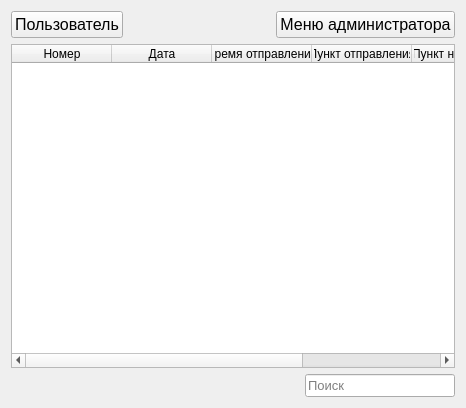
<?xml version="1.0" encoding="UTF-8"?>
<ui version="4.0">
 <class>Window_WorkWidget</class>
 <widget class="QWidget" name="Window_WorkWidget">
  <property name="geometry">
   <rect>
    <x>0</x>
    <y>0</y>
    <width>466</width>
    <height>408</height>
   </rect>
  </property>
  <property name="windowTitle">
   <string>Form</string>
  </property>
  <layout class="QVBoxLayout" name="verticalLayout">
   <item>
    <layout class="QHBoxLayout" name="horizontalLayout">
     <item>
      <widget class="QPushButton" name="infoUser">
       <property name="font">
        <font>
         <pointsize>12</pointsize>
        </font>
       </property>
       <property name="text">
        <string>Пользователь</string>
       </property>
      </widget>
     </item>
     <item>
      <spacer name="horizontalSpacer">
       <property name="orientation">
        <enum>Qt::Horizontal</enum>
       </property>
       <property name="sizeHint" stdset="0">
        <size>
         <width>40</width>
         <height>20</height>
        </size>
       </property>
      </spacer>
     </item>
     <item>
      <widget class="QPushButton" name="menuAdmin">
       <property name="font">
        <font>
         <pointsize>12</pointsize>
        </font>
       </property>
       <property name="text">
        <string>Меню администратора</string>
       </property>
      </widget>
     </item>
    </layout>
   </item>
   <item>
    <widget class="QTableWidget" name="tableRaces">
     <property name="editTriggers">
      <set>QAbstractItemView::NoEditTriggers</set>
     </property>
     <property name="selectionBehavior">
      <enum>QAbstractItemView::SelectRows</enum>
     </property>
     <attribute name="horizontalHeaderStretchLastSection">
      <bool>true</bool>
     </attribute>
     <column>
      <property name="text">
       <string>Номер</string>
      </property>
     </column>
     <column>
      <property name="text">
       <string>Дата</string>
      </property>
     </column>
     <column>
      <property name="text">
       <string>Время отправления</string>
      </property>
     </column>
     <column>
      <property name="text">
       <string>Пункт отправления</string>
      </property>
     </column>
     <column>
      <property name="text">
       <string>Пункт назначения</string>
      </property>
     </column>
     <column>
      <property name="text">
       <string>Кол-во вагонов</string>
      </property>
     </column>
    </widget>
   </item>
   <item>
    <layout class="QHBoxLayout" name="horizontalLayout_2">
     <item>
      <spacer name="horizontalSpacer_2">
       <property name="orientation">
        <enum>Qt::Horizontal</enum>
       </property>
       <property name="sizeHint" stdset="0">
        <size>
         <width>40</width>
         <height>20</height>
        </size>
       </property>
      </spacer>
     </item>
     <item>
      <widget class="QLineEdit" name="lineFind">
       <property name="maximumSize">
        <size>
         <width>150</width>
         <height>16777215</height>
        </size>
       </property>
       <property name="font">
        <font>
         <pointsize>10</pointsize>
        </font>
       </property>
       <property name="placeholderText">
        <string>Поиск</string>
       </property>
      </widget>
     </item>
    </layout>
   </item>
  </layout>
 </widget>
 <resources/>
 <connections/>
</ui>
